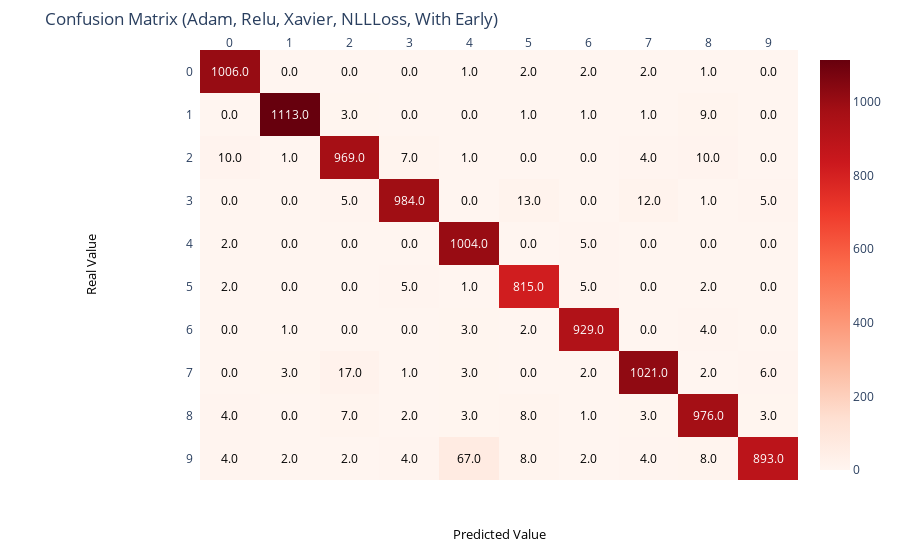

The cell this chart's notebook holds for it:
### Code cell
import plotly
import plotly.figure_factory as ff

def cm_plot(cm, labels):
    x = labels
    y = labels

    z_text = [[str(y) for y in x] for x in cm]
    fig = ff.create_annotated_heatmap(cm, x=x, y=y, annotation_text=z_text, colorscale='reds')

    fig.update_layout(title_text='Confusion Matrix (Adam, Relu, Xavier, NLLLoss, With Early)')

    fig.add_annotation(dict(font=dict(color="black",size=13),
                            x=0.5,
                            y=-0.15,
                            showarrow=False,
                            text="Predicted Value",
                            xref="paper",
                            yref="paper"
                           ))

    fig.add_annotation(dict(font=dict(color="black",size=13),
                            x=-0.20,
                            y=0.5,
                            showarrow=False,
                            text="Real Value",
                            textangle=-90,
                            xref="paper",
                            yref="paper"
                           ))

    fig.update_layout(margin=dict(t=50, l=200))
    fig['layout']['yaxis']['autorange'] = "reversed"

    fig['data'][0]['showscale'] = True
    fig.show()
    
labels = ['0','1','2','3','4','5','6','7','8','9']
cm_plot(confusion, labels)

### Figure 1 — Plotly figure (JSON) as saved in the notebook; plotly's stock layout.template omitted (floating-point values rounded to 4 significant figures)
{"data": [{"colorscale": [[0, "rgb(255,245,240)"], [0.125, "rgb(254,224,210)"], [0.25, "rgb(252,187,161)"], [0.375, "rgb(252,146,114)"], [0.5, "rgb(251,106,74)"], [0.625, "rgb(239,59,44)"], [0.75, "rgb(203,24,29)"], [0.875, "rgb(165,15,21)"], [1, "rgb(103,0,13)"]], "reversescale": false, "showscale": true, "type": "heatmap", "x": ["0", "1", "2", "3", "4", "5", "6", "7", "8", "9"], "y": ["0", "1", "2", "3", "4", "5", "6", "7", "8", "9"], "z": [[1006, 0, 0, 0, 1, 2, 2, 2, 1, 0], [0, 1113, 3, 0, 0, 1, 1, 1, 9, 0], [10, 1, 969, 7, 1, 0, 0, 4, 10, 0], [0, 0, 5, 984, 0, 13, 0, 12, 1, 5], [2, 0, 0, 0, 1004, 0, 5, 0, 0, 0], [2, 0, 0, 5, 1, 815, 5, 0, 2, 0], [0, 1, 0, 0, 3, 2, 929, 0, 4, 0], [0, 3, 17, 1, 3, 0, 2, 1021, 2, 6], [4, 0, 7, 2, 3, 8, 1, 3, 976, 3], [4, 2, 2, 4, 67, 8, 2, 4, 8, 893]]}], "layout": {"annotations": [{"font": {"color": "#FFFFFF"}, "showarrow": false, "text": "1006.0", "x": "0", "xref": "x", "y": "0", "yref": "y"}, {"font": {"color": "#000000"}, "showarrow": false, "text": "0.0", "x": "1", "xref": "x", "y": "0", "yref": "y"}, {"font": {"color": "#000000"}, "showarrow": false, "text": "0.0", "x": "2", "xref": "x", "y": "0", "yref": "y"}, {"font": {"color": "#000000"}, "showarrow": false, "text": "0.0", "x": "3", "xref": "x", "y": "0", "yref": "y"}, {"font": {"color": "#000000"}, "showarrow": false, "text": "1.0", "x": "4", "xref": "x", "y": "0", "yref": "y"}, {"font": {"color": "#000000"}, "showarrow": false, "text": "2.0", "x": "5", "xref": "x", "y": "0", "yref": "y"}, {"font": {"color": "#000000"}, "showarrow": false, "text": "2.0", "x": "6", "xref": "x", "y": "0", "yref": "y"}, {"font": {"color": "#000000"}, "showarrow": false, "text": "2.0", "x": "7", "xref": "x", "y": "0", "yref": "y"}, {"font": {"color": "#000000"}, "showarrow": false, "text": "1.0", "x": "8", "xref": "x", "y": "0", "yref": "y"}, {"font": {"color": "#000000"}, "showarrow": false, "text": "0.0", "x": "9", "xref": "x", "y": "0", "yref": "y"}, {"font": {"color": "#000000"}, "showarrow": false, "text": "0.0", "x": "0", "xref": "x", "y": "1", "yref": "y"}, {"font": {"color": "#FFFFFF"}, "showarrow": false, "text": "1113.0", "x": "1", "xref": "x", "y": "1", "yref": "y"}, {"font": {"color": "#000000"}, "showarrow": false, "text": "3.0", "x": "2", "xref": "x", "y": "1", "yref": "y"}, {"font": {"color": "#000000"}, "showarrow": false, "text": "0.0", "x": "3", "xref": "x", "y": "1", "yref": "y"}, {"font": {"color": "#000000"}, "showarrow": false, "text": "0.0", "x": "4", "xref": "x", "y": "1", "yref": "y"}, {"font": {"color": "#000000"}, "showarrow": false, "text": "1.0", "x": "5", "xref": "x", "y": "1", "yref": "y"}, {"font": {"color": "#000000"}, "showarrow": false, "text": "1.0", "x": "6", "xref": "x", "y": "1", "yref": "y"}, {"font": {"color": "#000000"}, "showarrow": false, "text": "1.0", "x": "7", "xref": "x", "y": "1", "yref": "y"}, {"font": {"color": "#000000"}, "showarrow": false, "text": "9.0", "x": "8", "xref": "x", "y": "1", "yref": "y"}, {"font": {"color": "#000000"}, "showarrow": false, "text": "0.0", "x": "9", "xref": "x", "y": "1", "yref": "y"}, {"font": {"color": "#000000"}, "showarrow": false, "text": "10.0", "x": "0", "xref": "x", "y": "2", "yref": "y"}, {"font": {"color": "#000000"}, "showarrow": false, "text": "1.0", "x": "1", "xref": "x", "y": "2", "yref": "y"}, {"font": {"color": "#FFFFFF"}, "showarrow": false, "text": "969.0", "x": "2", "xref": "x", "y": "2", "yref": "y"}, {"font": {"color": "#000000"}, "showarrow": false, "text": "7.0", "x": "3", "xref": "x", "y": "2", "yref": "y"}, {"font": {"color": "#000000"}, "showarrow": false, "text": "1.0", "x": "4", "xref": "x", "y": "2", "yref": "y"}, {"font": {"color": "#000000"}, "showarrow": false, "text": "0.0", "x": "5", "xref": "x", "y": "2", "yref": "y"}, {"font": {"color": "#000000"}, "showarrow": false, "text": "0.0", "x": "6", "xref": "x", "y": "2", "yref": "y"}, {"font": {"color": "#000000"}, "showarrow": false, "text": "4.0", "x": "7", "xref": "x", "y": "2", "yref": "y"}, {"font": {"color": "#000000"}, "showarrow": false, "text": "10.0", "x": "8", "xref": "x", "y": "2", "yref": "y"}, {"font": {"color": "#000000"}, "showarrow": false, "text": "0.0", "x": "9", "xref": "x", "y": "2", "yref": "y"}, {"font": {"color": "#000000"}, "showarrow": false, "text": "0.0", "x": "0", "xref": "x", "y": "3", "yref": "y"}, {"font": {"color": "#000000"}, "showarrow": false, "text": "0.0", "x": "1", "xref": "x", "y": "3", "yref": "y"}, {"font": {"color": "#000000"}, "showarrow": false, "text": "5.0", "x": "2", "xref": "x", "y": "3", "yref": "y"}, {"font": {"color": "#FFFFFF"}, "showarrow": false, "text": "984.0", "x": "3", "xref": "x", "y": "3", "yref": "y"}, {"font": {"color": "#000000"}, "showarrow": false, "text": "0.0", "x": "4", "xref": "x", "y": "3", "yref": "y"}, {"font": {"color": "#000000"}, "showarrow": false, "text": "13.0", "x": "5", "xref": "x", "y": "3", "yref": "y"}, {"font": {"color": "#000000"}, "showarrow": false, "text": "0.0", "x": "6", "xref": "x", "y": "3", "yref": "y"}, {"font": {"color": "#000000"}, "showarrow": false, "text": "12.0", "x": "7", "xref": "x", "y": "3", "yref": "y"}, {"font": {"color": "#000000"}, "showarrow": false, "text": "1.0", "x": "8", "xref": "x", "y": "3", "yref": "y"}, {"font": {"color": "#000000"}, "showarrow": false, "text": "5.0", "x": "9", "xref": "x", "y": "3", "yref": "y"}, {"font": {"color": "#000000"}, "showarrow": false, "text": "2.0", "x": "0", "xref": "x", "y": "4", "yref": "y"}, {"font": {"color": "#000000"}, "showarrow": false, "text": "0.0", "x": "1", "xref": "x", "y": "4", "yref": "y"}, {"font": {"color": "#000000"}, "showarrow": false, "text": "0.0", "x": "2", "xref": "x", "y": "4", "yref": "y"}, {"font": {"color": "#000000"}, "showarrow": false, "text": "0.0", "x": "3", "xref": "x", "y": "4", "yref": "y"}, {"font": {"color": "#FFFFFF"}, "showarrow": false, "text": "1004.0", "x": "4", "xref": "x", "y": "4", "yref": "y"}, {"font": {"color": "#000000"}, "showarrow": false, "text": "0.0", "x": "5", "xref": "x", "y": "4", "yref": "y"}, {"font": {"color": "#000000"}, "showarrow": false, "text": "5.0", "x": "6", "xref": "x", "y": "4", "yref": "y"}, {"font": {"color": "#000000"}, "showarrow": false, "text": "0.0", "x": "7", "xref": "x", "y": "4", "yref": "y"}, {"font": {"color": "#000000"}, "showarrow": false, "text": "0.0", "x": "8", "xref": "x", "y": "4", "yref": "y"}, {"font": {"color": "#000000"}, "showarrow": false, "text": "0.0", "x": "9", "xref": "x", "y": "4", "yref": "y"}, {"font": {"color": "#000000"}, "showarrow": false, "text": "2.0", "x": "0", "xref": "x", "y": "5", "yref": "y"}, {"font": {"color": "#000000"}, "showarrow": false, "text": "0.0", "x": "1", "xref": "x", "y": "5", "yref": "y"}, {"font": {"color": "#000000"}, "showarrow": false, "text": "0.0", "x": "2", "xref": "x", "y": "5", "yref": "y"}, {"font": {"color": "#000000"}, "showarrow": false, "text": "5.0", "x": "3", "xref": "x", "y": "5", "yref": "y"}, {"font": {"color": "#000000"}, "showarrow": false, "text": "1.0", "x": "4", "xref": "x", "y": "5", "yref": "y"}, {"font": {"color": "#FFFFFF"}, "showarrow": false, "text": "815.0", "x": "5", "xref": "x", "y": "5", "yref": "y"}, {"font": {"color": "#000000"}, "showarrow": false, "text": "5.0", "x": "6", "xref": "x", "y": "5", "yref": "y"}, {"font": {"color": "#000000"}, "showarrow": false, "text": "0.0", "x": "7", "xref": "x", "y": "5", "yref": "y"}, {"font": {"color": "#000000"}, "showarrow": false, "text": "2.0", "x": "8", "xref": "x", "y": "5", "yref": "y"}, {"font": {"color": "#000000"}, "showarrow": false, "text": "0.0", "x": "9", "xref": "x", "y": "5", "yref": "y"}, {"font": {"color": "#000000"}, "showarrow": false, "text": "0.0", "x": "0", "xref": "x", "y": "6", "yref": "y"}, {"font": {"color": "#000000"}, "showarrow": false, "text": "1.0", "x": "1", "xref": "x", "y": "6", "yref": "y"}, {"font": {"color": "#000000"}, "showarrow": false, "text": "0.0", "x": "2", "xref": "x", "y": "6", "yref": "y"}, {"font": {"color": "#000000"}, "showarrow": false, "text": "0.0", "x": "3", "xref": "x", "y": "6", "yref": "y"}, {"font": {"color": "#000000"}, "showarrow": false, "text": "3.0", "x": "4", "xref": "x", "y": "6", "yref": "y"}, {"font": {"color": "#000000"}, "showarrow": false, "text": "2.0", "x": "5", "xref": "x", "y": "6", "yref": "y"}, {"font": {"color": "#FFFFFF"}, "showarrow": false, "text": "929.0", "x": "6", "xref": "x", "y": "6", "yref": "y"}, {"font": {"color": "#000000"}, "showarrow": false, "text": "0.0", "x": "7", "xref": "x", "y": "6", "yref": "y"}, {"font": {"color": "#000000"}, "showarrow": false, "text": "4.0", "x": "8", "xref": "x", "y": "6", "yref": "y"}, {"font": {"color": "#000000"}, "showarrow": false, "text": "0.0", "x": "9", "xref": "x", "y": "6", "yref": "y"}, {"font": {"color": "#000000"}, "showarrow": false, "text": "0.0", "x": "0", "xref": "x", "y": "7", "yref": "y"}, {"font": {"color": "#000000"}, "showarrow": false, "text": "3.0", "x": "1", "xref": "x", "y": "7", "yref": "y"}, {"font": {"color": "#000000"}, "showarrow": false, "text": "17.0", "x": "2", "xref": "x", "y": "7", "yref": "y"}, {"font": {"color": "#000000"}, "showarrow": false, "text": "1.0", "x": "3", "xref": "x", "y": "7", "yref": "y"}, {"font": {"color": "#000000"}, "showarrow": false, "text": "3.0", "x": "4", "xref": "x", "y": "7", "yref": "y"}, {"font": {"color": "#000000"}, "showarrow": false, "text": "0.0", "x": "5", "xref": "x", "y": "7", "yref": "y"}, {"font": {"color": "#000000"}, "showarrow": false, "text": "2.0", "x": "6", "xref": "x", "y": "7", "yref": "y"}, {"font": {"color": "#FFFFFF"}, "showarrow": false, "text": "1021.0", "x": "7", "xref": "x", "y": "7", "yref": "y"}, {"font": {"color": "#000000"}, "showarrow": false, "text": "2.0", "x": "8", "xref": "x", "y": "7", "yref": "y"}, {"font": {"color": "#000000"}, "showarrow": false, "text": "6.0", "x": "9", "xref": "x", "y": "7", "yref": "y"}, {"font": {"color": "#000000"}, "showarrow": false, "text": "4.0", "x": "0", "xref": "x", "y": "8", "yref": "y"}, {"font": {"color": "#000000"}, "showarrow": false, "text": "0.0", "x": "1", "xref": "x", "y": "8", "yref": "y"}, {"font": {"color": "#000000"}, "showarrow": false, "text": "7.0", "x": "2", "xref": "x", "y": "8", "yref": "y"}, {"font": {"color": "#000000"}, "showarrow": false, "text": "2.0", "x": "3", "xref": "x", "y": "8", "yref": "y"}, {"font": {"color": "#000000"}, "showarrow": false, "text": "3.0", "x": "4", "xref": "x", "y": "8", "yref": "y"}, {"font": {"color": "#000000"}, "showarrow": false, "text": "8.0", "x": "5", "xref": "x", "y": "8", "yref": "y"}, {"font": {"color": "#000000"}, "showarrow": false, "text": "1.0", "x": "6", "xref": "x", "y": "8", "yref": "y"}, {"font": {"color": "#000000"}, "showarrow": false, "text": "3.0", "x": "7", "xref": "x", "y": "8", "yref": "y"}, {"font": {"color": "#FFFFFF"}, "showarrow": false, "text": "976.0", "x": "8", "xref": "x", "y": "8", "yref": "y"}, {"font": {"color": "#000000"}, "showarrow": false, "text": "3.0", "x": "9", "xref": "x", "y": "8", "yref": "y"}, {"font": {"color": "#000000"}, "showarrow": false, "text": "4.0", "x": "0", "xref": "x", "y": "9", "yref": "y"}, {"font": {"color": "#000000"}, "showarrow": false, "text": "2.0", "x": "1", "xref": "x", "y": "9", "yref": "y"}, {"font": {"color": "#000000"}, "showarrow": false, "text": "2.0", "x": "2", "xref": "x", "y": "9", "yref": "y"}, {"font": {"color": "#000000"}, "showarrow": false, "text": "4.0", "x": "3", "xref": "x", "y": "9", "yref": "y"}, {"font": {"color": "#000000"}, "showarrow": false, "text": "67.0", "x": "4", "xref": "x", "y": "9", "yref": "y"}, {"font": {"color": "#000000"}, "showarrow": false, "text": "8.0", "x": "5", "xref": "x", "y": "9", "yref": "y"}, {"font": {"color": "#000000"}, "showarrow": false, "text": "2.0", "x": "6", "xref": "x", "y": "9", "yref": "y"}, {"font": {"color": "#000000"}, "showarrow": false, "text": "4.0", "x": "7", "xref": "x", "y": "9", "yref": "y"}, {"font": {"color": "#000000"}, "showarrow": false, "text": "8.0", "x": "8", "xref": "x", "y": "9", "yref": "y"}, {"font": {"color": "#FFFFFF"}, "showarrow": false, "text": "893.0", "x": "9", "xref": "x", "y": "9", "yref": "y"}, {"font": {"color": "black", "size": 13}, "showarrow": false, "text": "Predicted Value", "x": 0.5, "xref": "paper", "y": -0.15, "yref": "paper"}, {"font": {"color": "black", "size": 13}, "showarrow": false, "text": "Real Value", "textangle": -90, "x": -0.2, "xref": "paper", "y": 0.5, "yref": "paper"}], "margin": {"l": 200, "t": 50}, "title": {"text": "Confusion Matrix (Adam, Relu, Xavier, NLLLoss, With Early)"}, "xaxis": {"dtick": 1, "gridcolor": "rgb(0, 0, 0)", "side": "top", "ticks": ""}, "yaxis": {"autorange": "reversed", "dtick": 1, "ticks": "", "ticksuffix": "  "}}}
